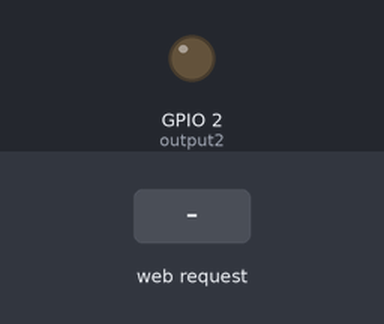
A program run on a simulated ESP32. Shown: output pins drawn as LEDs (lit = HIGH). The test bench sets the inputs (shaded band). WiFi joins after 1.5 s; servers stay silent unless stated; what the program prints to the serial monitor is not drawn.

Above: at 5.7 s.
5.8 s: HTTP request GET /2/on received
At 7.0 s:
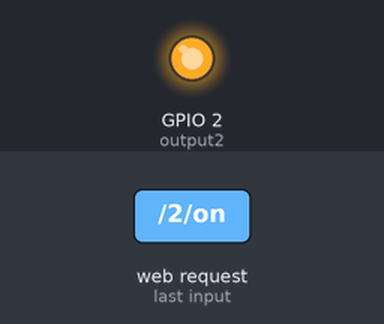
7.3 s: HTTP request GET /2/off received
At 8.3 s:
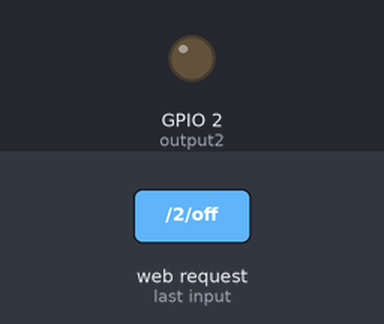
Timing chart, 0 to 10.3 s (numbered marks = the images above; inputs shaded):
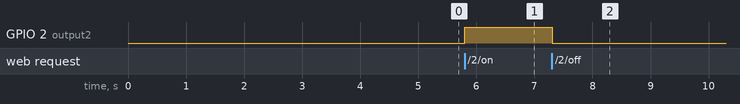

The program:

main.cpp
```cpp
#include <WiFi.h>
#include <AsyncTCP.h>
#include <ESPAsyncWebServer.h>

#include "secrets.h"

String output2State = "off";

const int output2 = 2;

AsyncWebServer server(80);

const char index_html[] PROGMEM = R"rawliteral(
<!DOCTYPE html>
<html lang="ko">
<head>
    <meta charset="UTF-8">
    <meta name="viewport" content="width=device-width, initial-scale=1.0">
    <link rel="icon" href="data:,">

    <style>
        html {font-family: Helvetica; display: inline-block; margin: 0px auto; text-align: center;}
        .button {background-color: #4CAF50; border: none; color: white; padding: 16px 40px; text-decoration: none; font-size: 30px; margin: 2px; cursor:pointer;}
        .button2 {background-color: #555555;}
    </style>
</head>
<body>
    <h1>ESP32 웹 서버</h1>
    <p>GPIO 2 - 상태 %STATE%</p>
    %BUTTON%
</body>
</html>
)rawliteral";

String processor(const String& var) {
  if(var == "STATE") {
    return output2State;
  }

  if(var == "BUTTON") {
    String buttons = "";
    if (output2State == "off") {
      buttons += "<p><a href=\"/2/on\"><button class=\"button\">ON</button></a></p>";
    } else {
      buttons += "<p><a href=\"/2/off\"><button class=\"button button2\">OFF</button></a></p>";
    }
    return buttons;
  }

  return String();
}

void setup() {
  Serial.begin(115200);
  delay(3000);

  pinMode(output2, OUTPUT);
  digitalWrite(output2, LOW);

  Serial.print("연결 중: ");
  Serial.println(ssid);
  WiFi.begin(ssid, password);
  while(WiFi.status() != WL_CONNECTED) {
    delay(500);
    Serial.print(".");
  }

  Serial.println("");
  Serial.println("Wi-Fi 연결됨.");
  Serial.println("IP 주소: ");
  Serial.println(WiFi.localIP());

  server.on("/", HTTP_GET, [](AsyncWebServerRequest *request) {
    request->send(200, "text/html", index_html, processor);
  });

  server.on("/2/on", HTTP_GET, [](AsyncWebServerRequest *request) {
    Serial.println("GPIO 2 ON");
    output2State = "on";
    digitalWrite(output2, HIGH);
    request->send(200, "text/html", index_html, processor);
  });

  server.on("/2/off", HTTP_GET, [](AsyncWebServerRequest *request) {
    Serial.println("GPIO 2 OFF");
    output2State = "off";
    digitalWrite(output2, LOW);
    request->send(200, "text/html", index_html, processor);
  });

  server.begin();
}

void loop() {

}
```

secrets.h
```cpp
#pragma once

const char *ssid = "SK_WiFiGIGA817A_2.4G";
const char *password = "IEV9E@9146";
```

Measured:
- after the input at 5.8 s, GPIO 2 (output2): LOW → HIGH at once
- after the input at 7.3 s, GPIO 2 (output2): HIGH → LOW at once
